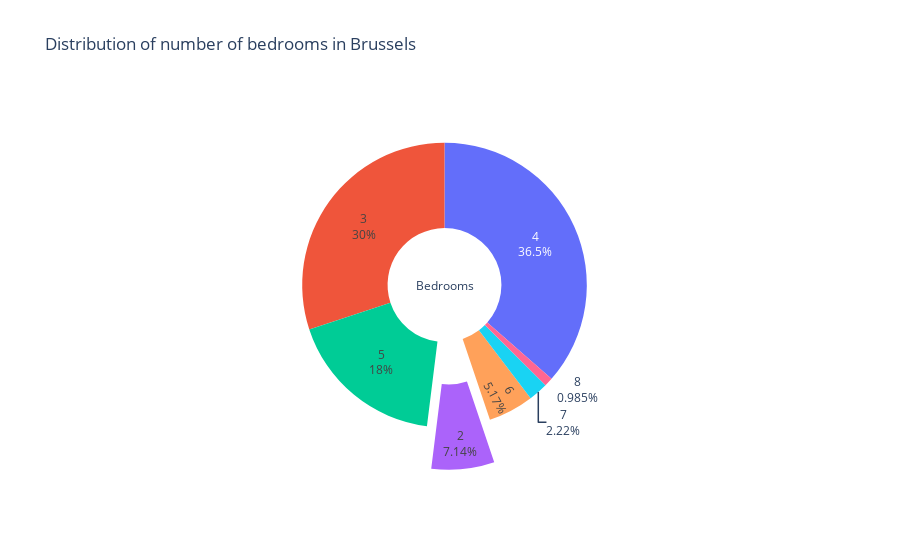

The notebook cell saved with this chart:
### Code cell
import plotly.graph_objects as go

fig = go.Figure(data=[go.Pie(labels=df_bedrooms.Bedrooms, values=df_bedrooms.Count, textinfo='label+percent', hole=.4, pull=pull, showlegend=False)])

fig.update_layout(
    title_text=f"Distribution of number of bedrooms in {district}",
    # Add annotations in the center of the donut.
    annotations=[
        
        dict(
            text='Bedrooms', 
            # Square unit grid starting at bottom left of page
            x=0.5, y=0.5, 
            font_size=12,
            # Hide the arrow that points to the [x,y] coordinate
            showarrow=False
          
        )
    ]
)
fig.show()

### Figure 1 — Plotly figure (JSON) as saved in the notebook; plotly's stock layout.template omitted (floating-point values rounded to 4 significant figures)
{"data": [{"hole": 0.4, "labels": [2, 3, 4, 5, 6, 7, 8], "pull": [0.3, 0, 0, 0, 0, 0, 0], "showlegend": false, "textinfo": "label+percent", "type": "pie", "values": [29, 122, 148, 73, 21, 9, 4]}], "layout": {"annotations": [{"font": {"size": 12}, "showarrow": false, "text": "Bedrooms", "x": 0.5, "y": 0.5}], "title": {"text": "Distribution of number of bedrooms in Brussels"}}}
